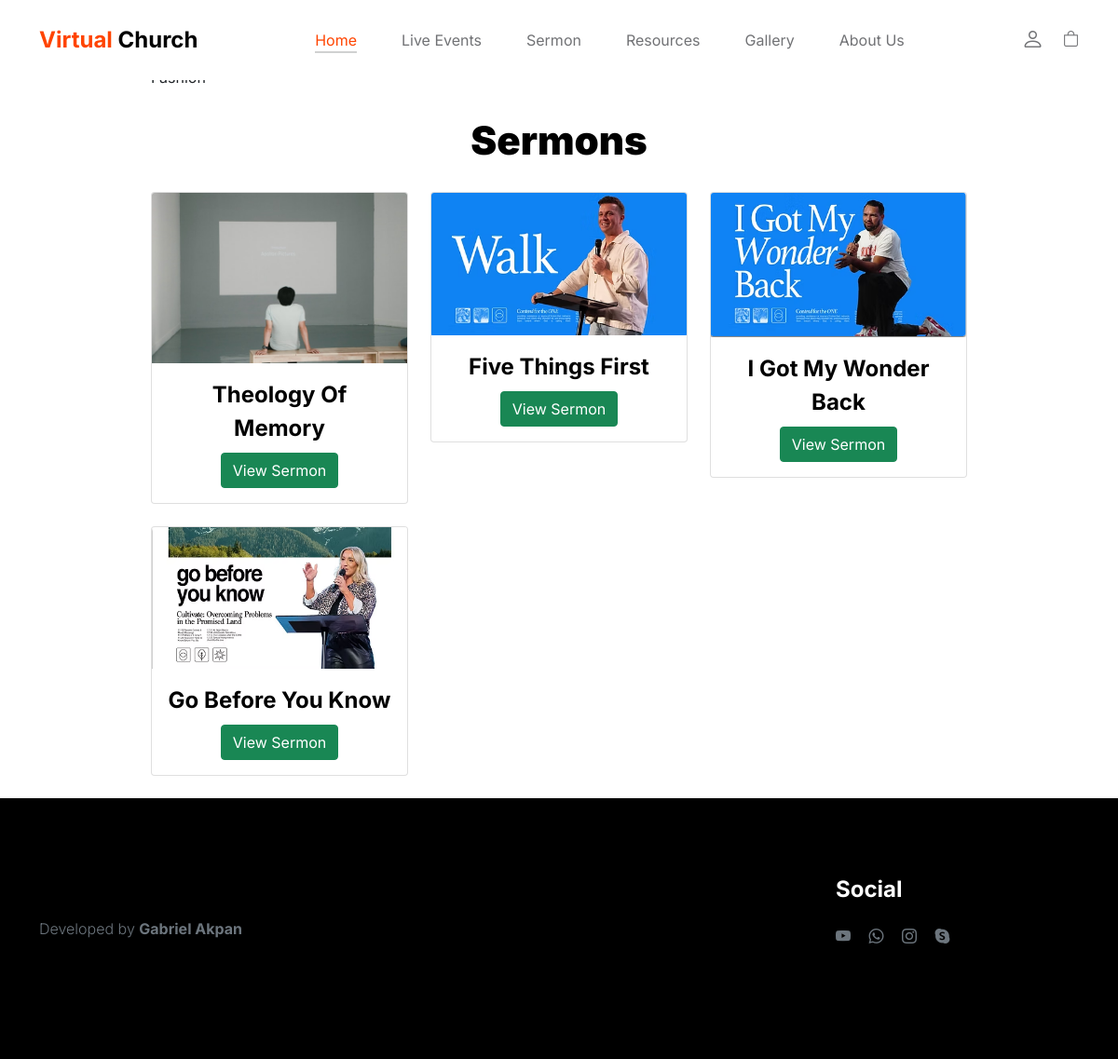
Page /sermons/ on the earlier database version.
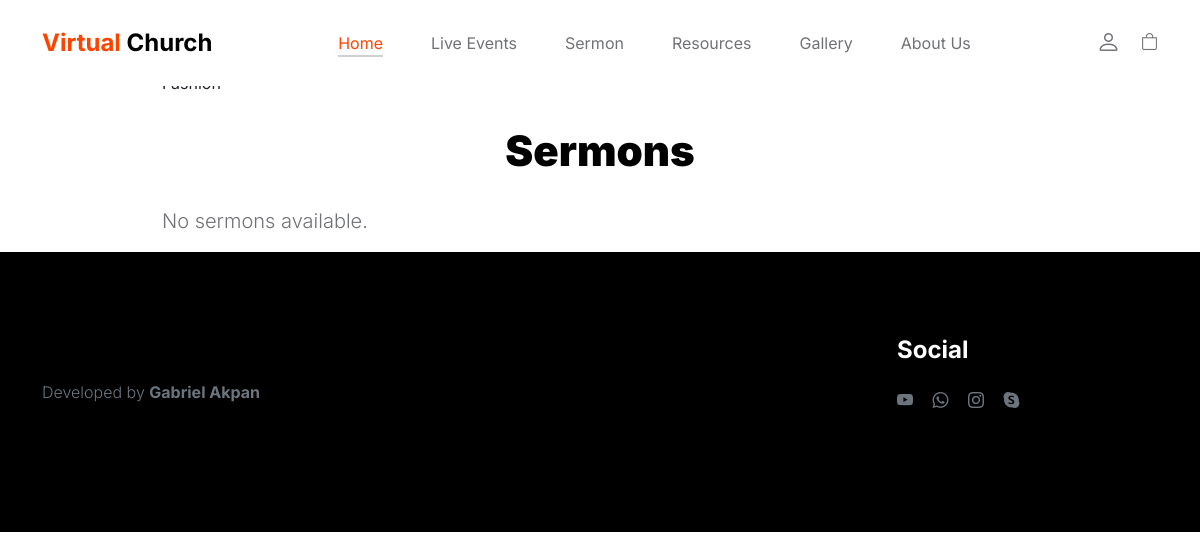
Same page on the later database version.
### home/models.py (models this page shows, shortened)
class Sermon(models.Model):
    title = models.CharField(max_length=255)
    description = models.TextField()
    video_url = models.URLField(help_text="YouTube or Azure Video URL")
    scripture = models.TextField()
    scripture_link = models.URLField(blank=True, null=True, help_text="Link to Bible Gateway search")
    notes = models.TextField()
    questions = models.TextField()
    image = models.ImageField(upload_to='sermon_images/', blank=True, null=True)

### home/views.py (the view)
# urls.py: path('sermons/', views.sermon_list, name='sermon_list'),  # List view
def sermon_list(request):
    sermons = Sermon.objects.all()  # Fetch all sermons
    return render(request, 'sermon_list.html', {'sermons': sermons})

### home/templates/sermon_list.html (shortened to what this page needs)
{% extends "base.html" %}
{% block content %}
<div class="col-lg-9 mx-auto col-11">
    <h2 class="text-center"><br>  </h2>
<div class="container"> Fashion</h2>
    <h2 class="text-center my-4">Sermons</h2>
    <div class="row">
        {% for sermon in sermons %}
        <div class="col-md-4">
            <div class="card mb-4">
                {% if sermon.image %}
                <img src="{{ sermon.image.url }}" class="card-img-top" alt="{{ sermon.title }}">
                {% endif %}
                <div class="card-body text-center">
                    <h5 class="card-title">{{ sermon.title }}</h5>
                    <a href="{% url 'sermon_detail' sermon.pk %}" class="btn btn-success">View Sermon</a>
                </div>
            </div>
        </div>
        {% empty %}
        <p>No sermons available.</p>
        {% endfor %}
    </div>
</div>
{% endblock %}

Differences in the rows shown:
removed Sermon: image (picture), title "Theology Of Memory"
removed Sermon: image (picture), title "Five Things First"
removed Sermon: image (picture), title "I Got My Wonder Back"
removed Sermon: image (picture), title "Go Before You Know"
Other differences:
text now shown: "No sermons available."
